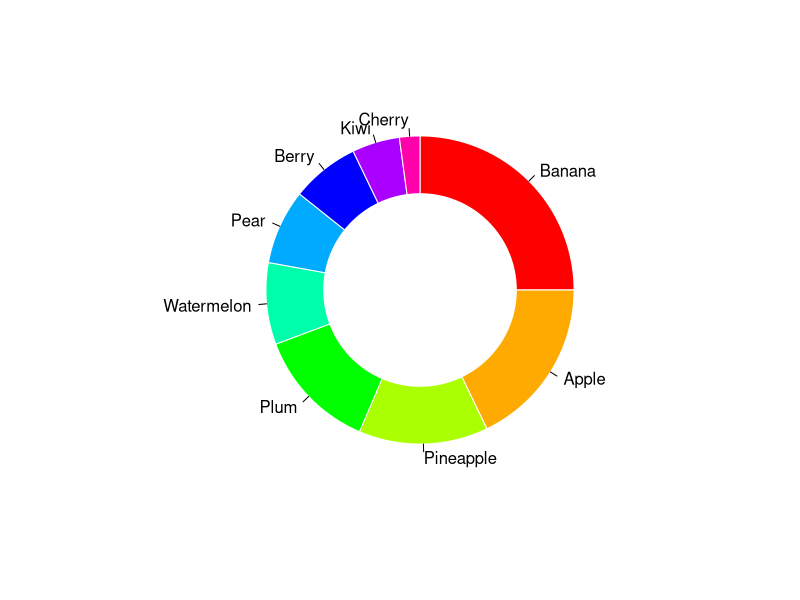

Recreate this plot in R.
# フルーツ名とデータ
fruits_name <- c("Banana", "Berry", "Apple", "Kiwi", "Cherry",
                 "Watermelon", "Plum", "Pear", "Pineapple")

fruits_data <- c(35, 10, 25, 7, 3, 12, 18, 11, 19)

# データフレーム化
fruits <- data.frame(fruits_name, fruits_data)

# 大きい順に並べ替え
jyuni <- order(fruits$fruits_data, decreasing = TRUE)

# PDF 出力開始（YY は自分の番号に変更）
pdf("Class12_rp12-3C_YY.pdf")

# ---- 外側のパイチャート（資料の最終形） ----
pie(
  fruits[jyuni, 2],
  labels = fruits[jyuni, 1],
  clockwise = TRUE,
  col = rainbow(9),
  border = "white"
)

# ---- 内側の白い円（ドーナツ化） ----
par(new = TRUE)
pie(
  1,
  radius = 0.5,
  col = "white",
  border = "white",
  labels = ""
)

# PDF 出力終了
dev.off()
